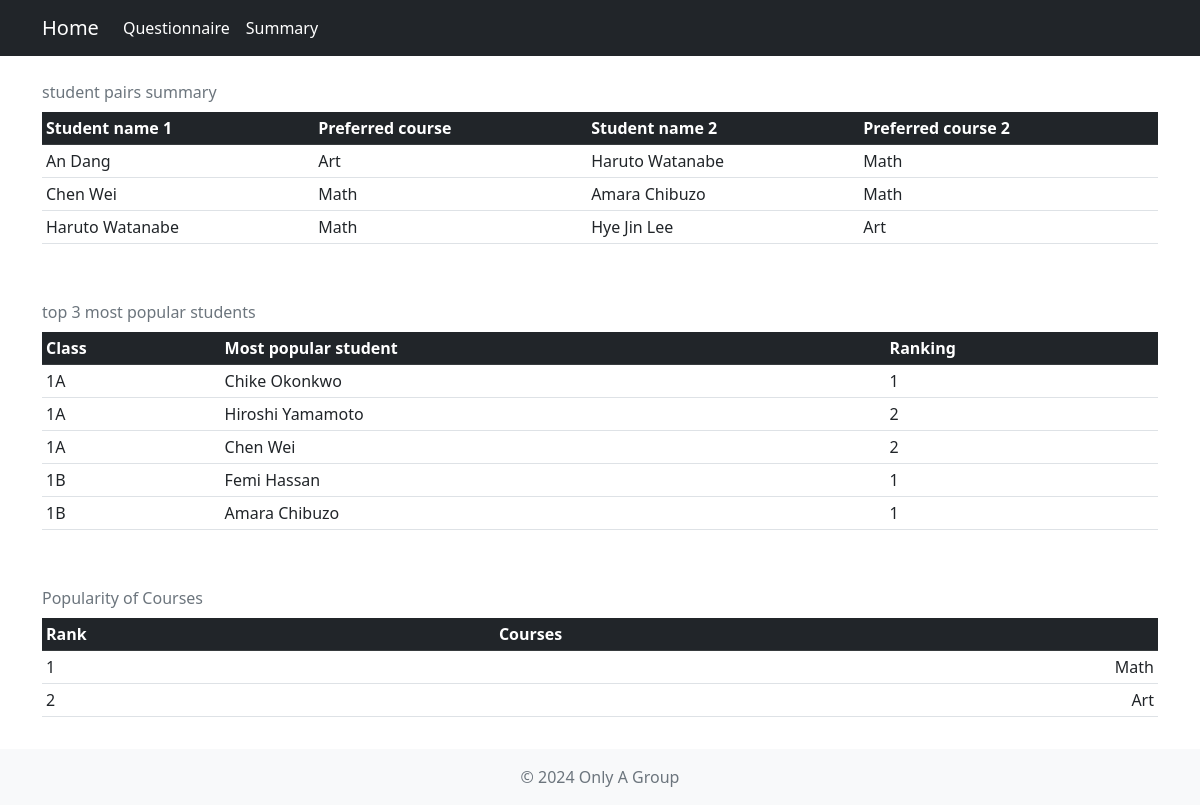
Page /summary on the committed database.
### tables this page shows
CREATE TABLE student
(
  student_name TEXT NOT NULL UNIQUE,
  student_id INTEGER NOT NULL PRIMARY KEY AUTOINCREMENT,
  class_id INTEGER NOT NULL,
  FOREIGN KEY (class_id) REFERENCES class(class_id)
);

CREATE TABLE course
(
  course_id INTEGER NOT NULL PRIMARY KEY AUTOINCREMENT,
  course_name TEXT NOT NULL UNIQUE
);

### app.py (the view)
@app.route('/summary')
def summary():
    cursor = get_db().cursor()
    cursor.execute(
        """
        SELECT s1.student_name, c1.course_name, s2.student_name AS preferred_student_name, c2.course_name AS preferred_student_preferred_course
        FROM (
            SELECT p1.student_id, p1.course_id, p2.student_id AS p2_student_id, p2.course_id AS p2_course_id
            FROM preference AS p1
            JOIN preference AS p2
            ON (p1.preferred_student_id_1=p2.student_id OR p1.preferred_student_id_2=p2.student_id OR p1.preferred_student_id_3=p2.student_id)
            AND (p1.student_id=p2.preferred_student_id_1 OR p1.student_id=p2.preferred_student_id_2 OR p1.student_id=p2.preferred_student_id_3)
            WHERE p1.student_id<p2.student_id
            ) AS a
        JOIN student s1 ON a.student_id=s1.student_id
        JOIN student s2 ON a.P2_student_id=s2.student_id
        JOIN course c1 ON a.course_id=c1.course_id
        JOIN course c2 ON a.p2_course_id=c2.course_id
         """
             )
    student_pairs=cursor.fetchall()
    cursor.execute(
        """
    SELECT class_name, student_name, ranking
    FROM(
        SELECT c.class_name, s.student_name, COUNT(*) AS counts, DENSE_RANK() OVER(PARTITION BY c.class_id ORDER BY COUNT(*) DESC) AS ranking
        FROM student s
        JOIN preference p ON p.preferred_student_id_1=s.student_id
        JOIN class c ON s.class_id=c.class_id
        GROUP BY class_name, student_name
        )
    WHERE ranking<=3

        """
    )
    popular_students=cursor.fetchall()
    cursor.execute(
        """
        SELECT DENSE_RANK() OVER (ORDER BY COUNT(*) DESC) AS rank, c.course_name
        FROM course c
        JOIN preference p ON c.course_id=p.course_id
        GROUP BY c.course_id, c.course_name
        ORDER BY COUNT(*) DESC
        """
    )
    popular_courses=cursor.fetchall()
    return render_template('summary.html', student_pairs=student_pairs, popular_students=popular_students, popular_courses=popular_courses)

### app.py (called while the page is built)
def get_db():
    if "db" not in g:
        g.db = sqlite3.connect(DATABASE)
        g.db.row_factory = sqlite3.Row  # Checks if database connection is open, if not opens new connection
        g.db.execute("PRAGMA foreign_keys=ON")
    return g.db

### templates/summary.html (shortened to what this page needs)
{% extends "template.html" %}
{% block main %}
<div class="container-lg my-3">
      <div class="table-responsive">
        <table class="table table-sm table-hover">
          <caption class="caption-top">student pairs summary</caption>
          <thead class="table-dark">
            <tr>
              <th scope="col">Student name 1</th>
              <th scope="col">Preferred course</th>
              <th scope="col">Student name 2</th>
              <th scope="col">Preferred course 2</th>
            </tr>
          </thead>
          <tbody>
            {% for row in student_pairs %}
            <tr>
              <td>{{ row['student_name'] }}</td>
              <td>{{ row['course_name']}}</td>
              <td>{{ row['preferred_student_name'] }}</td>
              <td>{{ row['preferred_student_preferred_course'] }}</td>
            </tr>
            {% endfor %}
          </tbody>
        </table>
      </div>
    </div>
    <div class="container-lg my-3">
      <div class="table-responsive">
        <table class="table table-sm table-hover">
          <caption class="caption-top">top 3 most popular students </caption>
          <thead class="table-dark">
            <tr>
              <th scope="col">Class</th>
              <th scope="col">Most popular student</th>
              <th scope="col">Ranking</th>
            </tr>
          </thead>
          <tbody>
            {% for row in popular_students %}
            <tr>
              <td>{{ row['class_name'] }}</td>
              <td >{{row['student_name'] }}</td>
              <td >{{row['ranking'] }}</td>
            </tr>
            {% endfor %}
          </tbody>
        </table>
      </div>
    </div>
    <div class="container-lg my-3">
      <div class="table-responsive">
        <table class="table table-sm table-hover">
          <caption class="caption-top">Popularity of Courses </caption>
          <thead class="table-dark">
            <tr>
              <th scope="col">Rank</th>
              <th scope="col">Courses</th>
            </tr>
          </thead>
          <tbody>
            {% for row in popular_courses %}
            <tr>
              <td>{{ row['rank'] }}</td>
              <td class="text-end">{{ row['course_name'] }}</td>
            </tr>
            {% endfor %}
          </tbody>
        </table>
      </div>
    </div>
{% endblock %}

### templates/template.html (shortened to what this page needs)
<!DOCTYPE html>
<html lang="en" class="h-100">
<head>
  <link href="https://cdn.jsdelivr.net/npm/bootstrap@5.2.3/dist/css/bootstrap.min.css" rel="stylesheet">
  <link rel="stylesheet" href="{{ url_for('static', filename='css/style.css') }}">
  <link rel="stylesheet" href="{{ url_for('static', filename='css/personal.css') }}">
</head>
<body class="d-flex flex-column h-100">
  <nav class="navbar navbar-expand-sm navbar-dark bg-dark">
    <div class="container-lg">
      <a class="navbar-brand" href="{{ url_for('home') }}">Home</a>
      <div class="collapse navbar-collapse" id="navbarNav">
        <ul class="navbar-nav">
          <li class="nav-item">
            <a class="nav-link text-white" href="{{ url_for('questionnaire') }}">Questionnaire</a>
          </li>
          <li class="nav-item">
            <a class="nav-link text-white" href="{{ url_for('summary') }}">Summary</a>
          </li>
        </ul>
      </div>
    </div>
  </nav>
  {% block main %}
  {% endblock %}
  <footer class="mt-auto py-3 bg-light">
    <div class="container-lg text-center text-muted">
      <span>&copy; 2024 Only A Group</span>
    </div>
  </footer>
</body>
</html>

### rows in the picture
student: student_name "An Dang", course_name "Art", preferred_student_name "Haruto Watanabe", preferred_student_preferred_course "Math"
student: student_name "Chen Wei", course_name "Math", preferred_student_name "Amara Chibuzo", preferred_student_preferred_course "Math"
student: student_name "Haruto Watanabe", course_name "Math", preferred_student_name "Hye Jin Lee", preferred_student_preferred_course "Art"
student: class_name "1A", student_name "Chike Okonkwo", ranking "1"
student: class_name "1A", student_name "Hiroshi Yamamoto", ranking "2"
student: class_name "1B", student_name "Femi Hassan", ranking "1"
student: class_name "1B", student_name "Amara Chibuzo", ranking "1"
course: rank "1", course_name "Math"
course: rank "2", course_name "Art"

### other values in the picture
{{ row['class_name'] }} "1A"
{{ row['student_name'] }} "Chen Wei"
{{ row['ranking'] }} "2"
